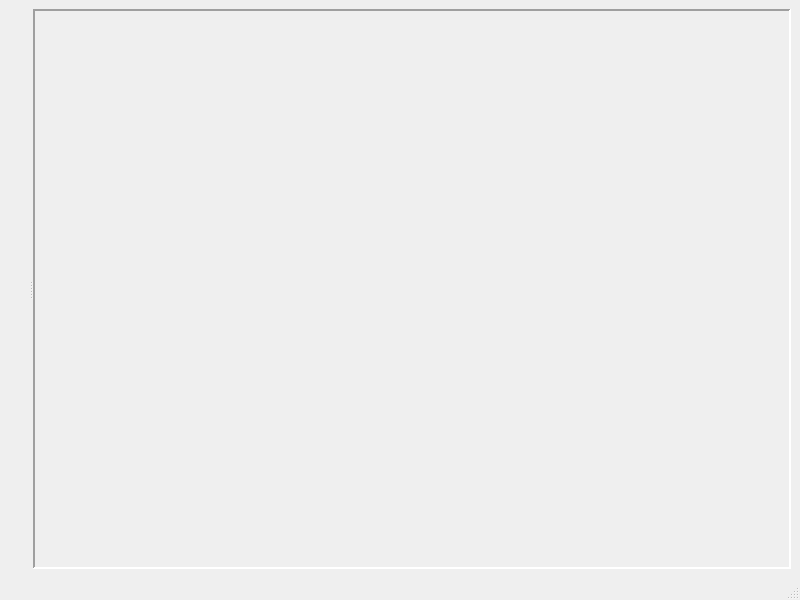
<?xml version="1.0" encoding="UTF-8"?>
<ui version="4.0">
 <class>MainWindow</class>
 <widget class="QMainWindow" name="MainWindow">
  <property name="geometry">
   <rect>
    <x>0</x>
    <y>0</y>
    <width>800</width>
    <height>600</height>
   </rect>
  </property>
  <property name="windowTitle">
   <string>IlastikShell</string>
  </property>
  <widget class="QWidget" name="centralwidget">
   <layout class="QVBoxLayout" name="verticalLayout_2">
    <item>
     <widget class="QSplitter" name="splitter">
      <property name="orientation">
       <enum>Qt::Horizontal</enum>
      </property>
      <widget class="QWidget" name="verticalLayoutWidget">
       <layout class="QVBoxLayout" name="verticalLayout">
        <item>
         <widget class="QToolBox" name="appletBar">
          <property name="currentIndex">
           <number>-1</number>
          </property>
         </widget>
        </item>
        <item>
         <spacer name="verticalSpacer">
          <property name="orientation">
           <enum>Qt::Vertical</enum>
          </property>
          <property name="sizeHint" stdset="0">
           <size>
            <width>20</width>
            <height>40</height>
           </size>
          </property>
         </spacer>
        </item>
       </layout>
      </widget>
      <widget class="QStackedWidget" name="appletStack">
       <property name="sizePolicy">
        <sizepolicy hsizetype="MinimumExpanding" vsizetype="MinimumExpanding">
         <horstretch>2</horstretch>
         <verstretch>2</verstretch>
        </sizepolicy>
       </property>
       <property name="frameShape">
        <enum>QFrame::Panel</enum>
       </property>
       <property name="frameShadow">
        <enum>QFrame::Sunken</enum>
       </property>
       <property name="lineWidth">
        <number>2</number>
       </property>
      </widget>
     </widget>
    </item>
   </layout>
  </widget>
  <widget class="QStatusBar" name="statusbar"/>
  <action name="actionAbout">
   <property name="text">
    <string>About</string>
   </property>
  </action>
  <action name="actionQuit">
   <property name="text">
    <string>Quit</string>
   </property>
  </action>
 </widget>
 <resources/>
 <connections/>
</ui>
